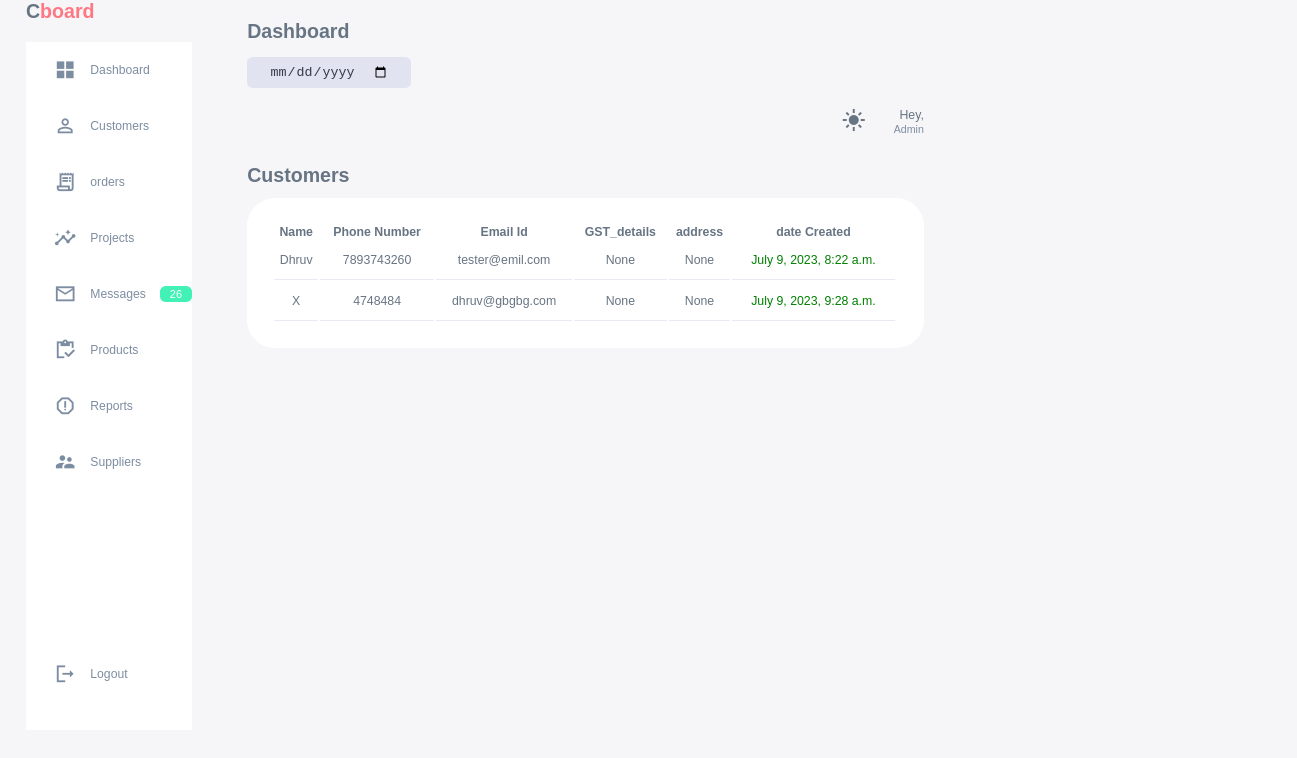
Page /customers on the committed database.
### home/models.py (models this page shows, shortened)
class Customer(models.Model):
    name=models.CharField(max_length=50,null=True)
    phone=models.CharField(max_length=15,null=True)
    email = models.EmailField(null=True)
    address=models.CharField(max_length=250,null=True)
    gst=models.CharField(max_length=50,null=True)
    date_created=models.DateTimeField()

### home/views.py (the view)
# urls.py: path("customers", views.customers, name='customers'),
def customers(request):
    cust=Customer.objects.all()
    context={
        "cust":cust
    }
    return render(request, 'customers.html',context)

### templates/customers.html (shortened to what this page needs)
{% extends 'base.html' %}
{% load static %}
{%block random%}
<div class="recent-order">
    <h2>Customers
    </h2>
    <table id="table1">
      <thead>
        <tk>
          <th>Name</th>
          <th>Phone Number</th>
          <th>Email Id</th>
          <th>GST_details</th>
          <th>address</th>
          <th>date Created</th>
        </tk>
      </thead>
      <tbody id="tbody1">
         {% for cust in cust %}
         <tr class="my-row">
            <td>{{cust.name}}</td>
            <td>{{cust.phone}}</td>
            <td>{{cust.email}}</td>
            <td>{{cust.gst}}</td>
            <td>{{cust.address}}</td>
            <td><span style='color:green'>{{cust.date_created}}
        </tr>
        {% endfor %}
      {% endblock %}

### templates/base.html (shortened to what this page needs)
{% load static %}
<!DOCTYPE html>
<html lang="en">
<head>
  <link rel="stylesheet" href="{% static "style.css" %}"/>
</head>
<body>
  <div class="container">
    <aside>
      <div class="top">
        <div class="logo">
          <h2>C<span class="danger">board</span></h2>
        </div>
        <div class="sidebar">
          <a href="index">
            <span class="material-icons-sharp">grid_view</span>
            <h3>Dashboard</h3>
          </a>
          <a href="customers">
            <span class="material-icons-sharp">person_outline</span>
            <h3>Customers</h3>
          </a>
          <a href="orders">
            <span class="material-icons-sharp">receipt_long</span>
            <h3>orders</h3>
          </a>
          <a href="analytics">
            <span class="material-icons-sharp">insights</span>
            <h3>Projects</h3>
          </a>
          <a href="messages">
            <span class="material-icons-sharp">mail_outline</span>
            <h3>Messages</h3>
            <span class="message-count">26</span>
          </a>
          <a href="products">
            <span class="material-icons-sharp">inventory</span>
            <h3>Products</h3>
          </a>
          <a href="reports">
            <span class="material-icons-sharp">report_gmailerrorred</span>
            <h3>Reports</h3>
          </a>
          <a href="settings">
            <span class="material-icons-sharp">supervisor_account</span>
            <h3>Suppliers</h3>
          </a>
            <a href="">
              <span class="material-icons-sharp">logout</span>
              <h3>Logout</h3>
            </a>
        </div>
      </div>
    </aside>
    <main>
      <h1>Dashboard</h1>
      <div class="date">
        <input type="date">
      </div>
    <div class="right">
      <div class="top">
        <div class="theme-Toggler">
          <span class="material-icons-sharp active">light_mode</span>
        </div>
        <div class="profile">
          <div class="info">
            <p>Hey, <b></b></p>
            <small class="text-muted">Admin</small>
          </div>
        </div>
      </div>
    {% block random %} {% endblock random %}
              </div>
            </div>
          </div>
</body>
</html>

### static/style.css (style rules this page uses)
:root { --color-primary: #7380ec; --color-danger: #ff7782; --color-success: #41f1b6; --color-warning: #ffbb55; --color-white: #fff; --color-info-dark: #7d8da1; --color-gray-lighter: #e9edf0; --color-info-light: #dce1eb; --color-dark: #363949; --color-light: rgba(132, 139, 200, 0.18); --color-dark-variant: #677483; --color-background: #f6f6f9; --card-border-radius: 2rem; --border-radius-1: 0.4rem; --border-radius-2: 0.8rem; --border-radius-3: 1.2rem; --card-padding: 1.8rem; --padding-1: 1.2rem; --box-shadow: 0 2rem 3rem var(var(--color-light)); }
* { margin: 0; padding: 0; outline: 0; appearance: none; border: 0; text-decoration: none; list-style: none; box-sizing: border-box; }
html { font-size: 14px; }
body { width: 100vw; height: 100vh; font-family: poppins, sans-serif; font-size: 0.88rem; background: var(--color-background); user-select: none; overflow-x: hidden; color: var(--color-dark-variant); }
.container { display: grid; width: 96%; margin: 0 auto; gap: 1.8rem; grid-template-columns: 14rem auto 23rem; }
a { color: var(--color-dark); }
h1 { font-weight: 800; font-size: 1.4rem; }
h2 { font-size: 1.4rem; }
h3 { font-size: 0.87rem; }
small { font-size: 0.76rem; }
.text-muted { color: var(--color-info-dark); }
p { color: var(--color-dark-variant); }
.danger { color: var(--color-danger); }
aside { height: 100vh; background: var(--color-background); }
aside .logo { position: fixed; display: flex; gap: 0.8rem; }
aside .sidebar { background: var(--color-white); display: flex; flex-direction: column; height: 86vh; position: fixed; top: 3rem; }
aside h3 { font-weight: 500; }
aside .sidebar a { display: flex; color: var(--color-info-dark); margin-left: 2rem; gap: 1rem; align-items: center; position: relative; height: 4rem; transition: all 300ms ease; }
aside .sidebar a span { font-size: 1.6rem; }
aside .sidebar a:last-child { position: absolute; bottom: 2rem; width: 100%; }
aside .sidebar .message-count { background: var(--color-success); color: var(--color-white); padding: 2px 10px; font-size: 11px; border-radius: var(--border-radius-1); }
main { margin-top: 1.4rem; }
main .date { display: inline-block; background: var(--color-light); border-radius: var(--border-radius-1); margin-top: 1rem; padding: 0.5rem 1.6rem; }
main .date input[type="date"] { background: transparent; color: var(--color-dark); }
main .recent-order { margin-top: 2rem; }
main .recent-order h2 { margin-bottom: 0.8rem; }
main .recent-order table { background: var(--color-white); width: 100%; border-radius: var(--card-border-radius); padding: var(--card-padding); text-align: center; box-shadow: var(--box-shadow); transition: all 300ms ease; }
main table tbody td { height: 2.8rem; border-bottom: 1px solid var(--color-light); color: var(--color-dark-variant); }
.right { margin-top: 1.4rem; }
.right .top { display: flex; justify-content: end; gap: 2rem; }
.right .top .profile { display: flex; gap: 2rem; text-align: right; }

### rows in the picture
Customer: name "Dhruv", phone "7893743260", email "tester@emil.com", gst "None", address "None", date_created "July 9, 2023, 8:22 a.m."
Customer: name "X", phone "4748484", email "dhruv@gbgbg.com", gst "None", address "None", date_created "July 9, 2023, 9:28 a.m."
